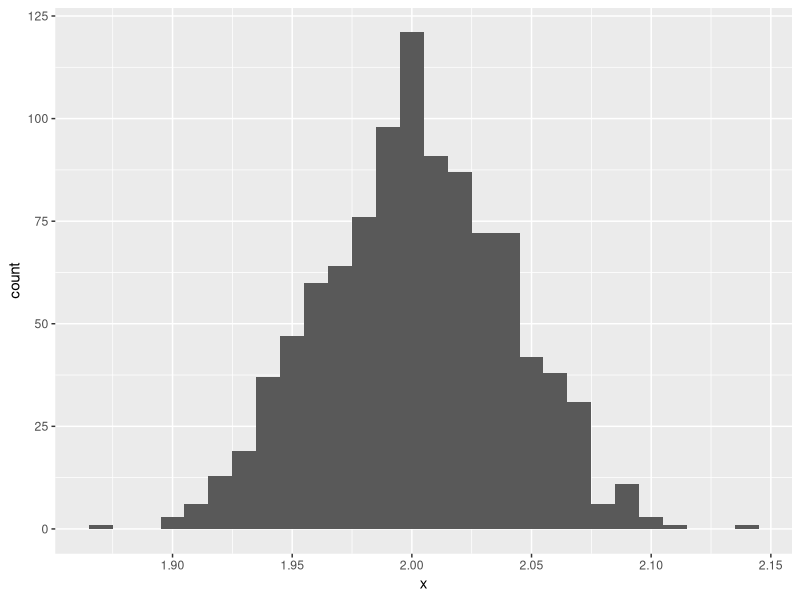

Reproduce this figure in R.
library(tidyverse)


ml <- lapply(
  1:1000,
  function(x) tibble(
    x = 9*rnorm(10000),
    u = 36*rnorm(10000),
    y = 3 + 2*x + u) %>%
    lm(y~x,.)
)


as_tibble(t(sapply(ml, coef))) %>%
  summary()

as_tibble(t(sapply(ml, coef))) %>%
  ggplot()+
  geom_histogram(aes(x), binwidth = 0.01)
